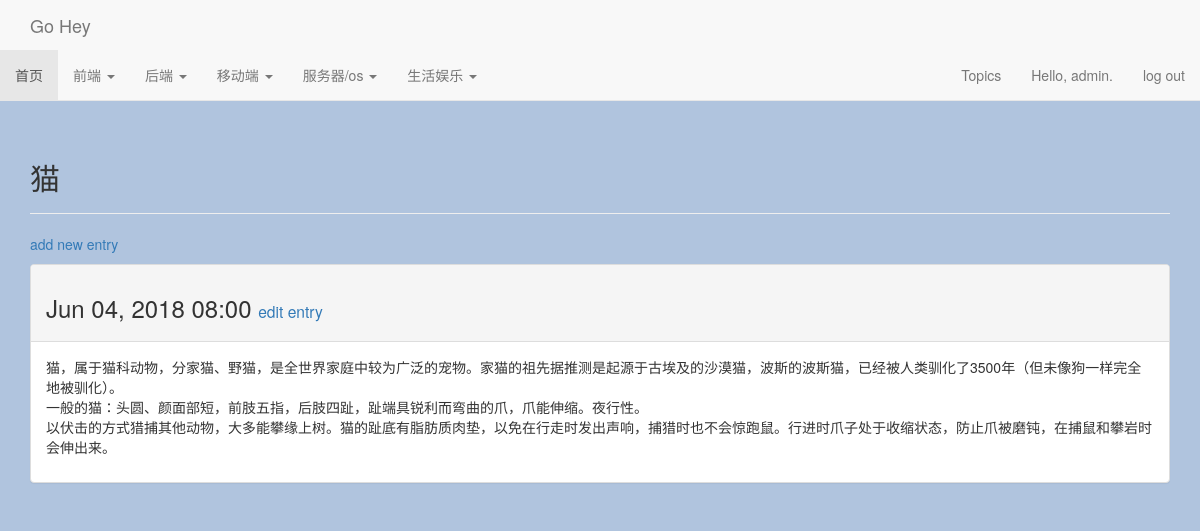
/topics/1 (signed in), run on the app's committed database.
### goheys/models.py (models this page shows, shortened)
class Topic(models.Model):
    text = models.CharField(max_length=200)
    date_added = models.DateTimeField(auto_now_add=True)
    owner = models.ForeignKey(User,on_delete=models.CASCADE)
    def __str__(self):
        return self.text

class Entry(models.Model):
    topic = models.ForeignKey(Topic,on_delete=models.CASCADE)
    text = models.TextField()
    date_added = models.DateTimeField(auto_now_add=True)
    class Meta:
        verbose_name_plural = 'entries'

### goheys/views.py (the view)
# urls.py: re_path('topics/(?P<topic_id>\d+)',views.topic,name='topic'),
@login_required
def topic(request,topic_id):
    topic = Topic.objects.get(id=topic_id)
    if topic.owner != request.user:
        raise Http404
    entries = topic.entry_set.order_by('-date_added')
    context = {'topic':topic,'entries':entries}
    return render(request, 'goheys/topic.html', context)

### goheys/templates/goheys/topic.html
{% extends 'goheys/base.html' %}
{% block header %}
  <h2>{{ topic }}</h2>
{% endblock header %}
{% block content %}
  <p>
    <a href="{% url 'goheys:new_entry' topic.id %}">add new entry</a>
  </p>
  {% for entry in entries %}
    <div class="panel panel-default">
      <div class="panel-heading">
        <h3>
          {{ entry.date_added|date:'M d, Y H:i' }}
          <small>
            <a href="{% url 'goheys:edit_entry' entry.id %}">
              edit entry</a>
          </small>
        </h3>
      </div>
      <div class="panel-body">
        {{ entry.text|linebreaks }}
      </div>
    </div>
  {% empty %}
    There are no entries for this topic yet.
  {% endfor %}
{% endblock content %}

### goheys/templates/goheys/base.html (shortened to what this page needs)
{% load bootstrap3 %}
<!DOCTYPE html>
<html lang="en">
  <head>
    {% bootstrap_css %}
  </head>
<body class="hold-transition skin-blue-light layout-top-nav fixed">
<div class="wrapper">
  <header class="main-header">
    <nav class="navbar navbar-default navbar-static-top">
      <div class="container">
        <div class="navbar-header">
          <a class="navbar-brand" href="{% url 'goheys:index' %}">Go Hey</a>
         </div>
      </div>
	        <div class="collapse navbar-collapse pull-left" id="navbar-collapse">
	          <ul class="nav navbar-nav">
	            	            <li class="active"><a href="{% url 'goheys:index' %}">首页<span class="sr-only">(current)</span></a></li>
	                                <li class="dropdown ">
		              <a href="#" class="dropdown-toggle" data-toggle="dropdown">前端 <span class="caret"></span></a>
		            </li>
	                                <li class="dropdown ">
		              <a href="#" class="dropdown-toggle" data-toggle="dropdown">后端 <span class="caret"></span></a>
		            </li>
	                                <li class="dropdown ">
		              <a href="#" class="dropdown-toggle" data-toggle="dropdown">移动端 <span class="caret"></span></a>
		            </li>
	                                <li class="dropdown ">
		              <a href="#" class="dropdown-toggle" data-toggle="dropdown">服务器/os <span class="caret"></span></a>
		            </li>
	                                <li class="dropdown ">
		              <a href="#" class="dropdown-toggle" data-toggle="dropdown">生活娱乐 <span class="caret"></span></a>
       </div>
            <div class="collapse navbar-collapse pull-right" id="navbar-collapse">
             <ul class="nav navbar-nav ">
             <li><a href="{% url 'goheys:topics' %}">Topics</a></li>
            {% if user.is_authenticated %}
              <li><a>Hello, {{ user.username }}.</a></li>
              <li><a href="{% url 'users:logout' %}">log out</a></li>
            {% else %}
              <li><a href="{% url 'users:register' %}">register</a></li>
              <li><a href="{% url 'users:login' %}">log in</a></li>
           </li>
            {% endif %}
        </div>
      </div>
    <div class="container">
      <div class="page-header">
        {% block header %}{% endblock %}
      </div>
      <div>
        {% block content %}{% endblock %}
      </div>
    </div>
  </body>
</html>

### goheys/templates/goheys/base.html (style rules this page uses)
body { background-color:#b0c4de; }

### data on the page
Topic: text "猫"
Entry: date_added "Jun 04, 2018 08:00", text "猫，属于猫科动物，分家猫、野猫，是全世界家庭中较为广泛的宠物。家猫的祖先据推测是起源于古埃及的沙漠猫，波斯的波斯猫，已经被人类驯化了3500年（但未像狗一样完全地被驯化）。 一般的猫：头圆、颜面部短，前肢五指，后肢四趾，趾端具锐利而弯曲的爪，爪能伸缩。夜行性。 以伏击的方式猎捕其他动物，大多能攀缘上树。猫的趾底有脂肪质肉垫，以免在行走时发出声响，捕猎时也不会惊跑鼠。行进时爪子处于收缩状态，防止爪被磨钝，在捕鼠和攀岩时会伸出来。"

### other printed values
{{ user.username }} "admin"
